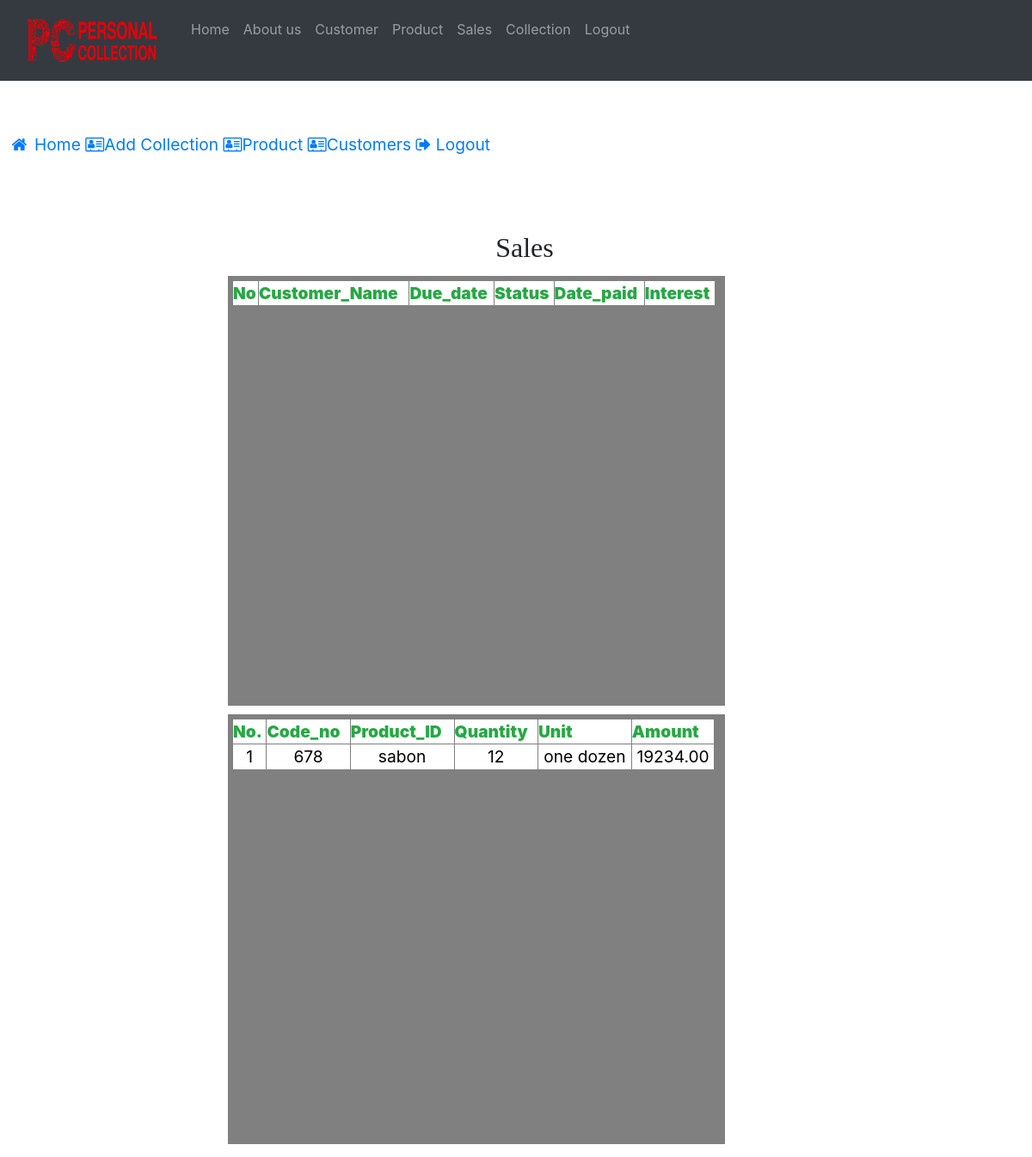
Before: /sales.php (signed in) with the older database file.
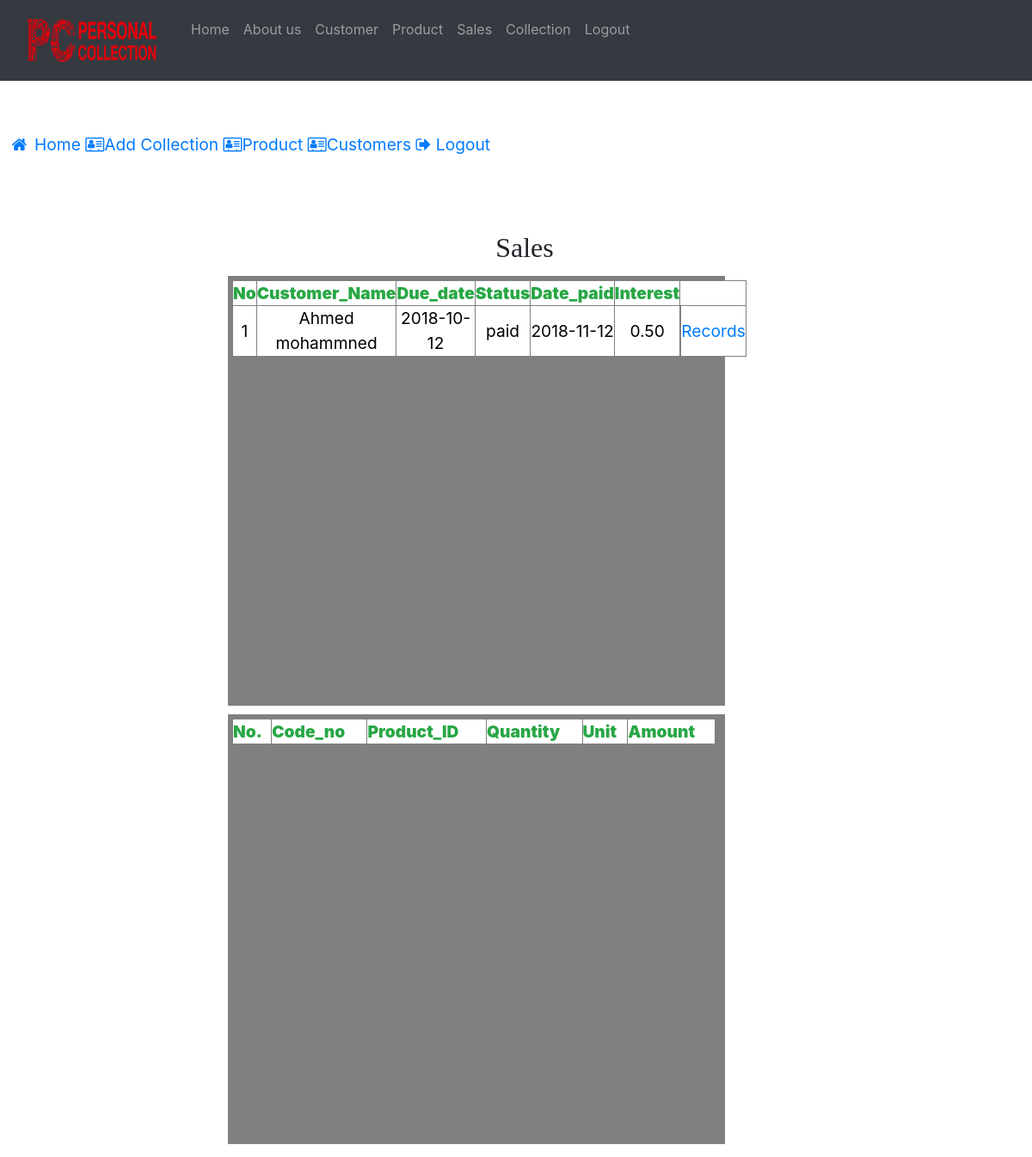
After: the same page with the newer database file.
### tables this page shows
CREATE TABLE `collection_items` (
  `Code_no` int(11) NOT NULL,
  `Product_ID` int(11) NOT NULL,
  `Quantity` int(11) NOT NULL,
  `Unit` varchar(100) NOT NULL,
  `Amount` decimal(10,2) NOT NULL
);

CREATE TABLE `product_table` (
  `Product_ID` int(11) NOT NULL,
  `Particular` varchar(100) NOT NULL,
  `Item_Quantity` int(11) NOT NULL,
  `Unit` varchar(100) NOT NULL,
  `Regular_Price` decimal(10,2) NOT NULL,
  `Discount` decimal(10,2) NOT NULL
);

CREATE TABLE `collection_table` (
  `Code_no` int(11) NOT NULL,
  `Customer_ID` int(50) NOT NULL,
  `Due_date` date NOT NULL,
  `Status` varchar(20) NOT NULL,
  `Date_paid` date NOT NULL,
  `Interest` decimal(10,2) NOT NULL
);

CREATE TABLE `customer_table` (
  `Customer_ID` int(11) NOT NULL,
  `Firstname` varchar(50) NOT NULL,
  `Lastname` varchar(50) NOT NULL,
  `Middlename` varchar(50) NOT NULL,
  `Extendedname` varchar(50) NOT NULL,
  `Phonenumber` varchar(50) NOT NULL,
  `Street` varchar(50) NOT NULL,
  `City` varchar(100) NOT NULL
);

### sales.php (the view, shortened to what this page needs)
<?php
require('db.php');
?>
<!DOCTYPE html>
<html>
<head>
<link rel="stylesheet" href="bootstrap/css/bootstrap.min.css">
<link rel="stylesheet" href="style.css" />
<link rel="stylesheet" href="https://cdnjs.cloudflare.com/ajax/libs/font-awesome/4.7.0/css/font-awesome.min.css">
</head>
<body background="photos/pexels-photo-304664.jpeg" alt="Responsive background-image" width="500" >
	<nav class="navbar fixed-top navbar-expand-lg navbar-dark bg-dark fixed-top">
      <div class="container-responsive">
        <div class="collapse navbar-collapse" id="navbarResponsive" >
          <ul class="navbar-nav ml-auto">
            <a class="navbar-brand" href="home.html">
			<img src="photos/PCLogo2017-20Feb16.png" style="float:left;" width="150" height="50" alt=""></a>
            <li class="nav-item ">
              <a class="nav-link " href="home.php" >
               Home
              </a>
            </li>
			<li class="nav-item ">
              <a class="nav-link " href="budgetlist.html" >
               About us
              </a>
            </li>
			<li class="nav-item ">
              <a class="nav-link " href="Viewcustomer.php" >
              Customer
              </a>
            </li>
			<li class="nav-item ">
              <a class="nav-link " href="viewproducts.php" >
               Product
              </a>
            </li>
			<li class="nav-item ">
              <a class="nav-link " href="sales.php" >
               Sales
              </a>
            </li>
			  <li class="nav-item ">
              <a class="nav-link " href="viewcollection.php" >
               Collection
              </a>
            </li><li class="nav-item ">
              <a class="nav-link " href="logout.php" >
               Logout
              </a>
            </li>
          </ul>
        </div>
    </nav><br/><br/>
		<div class="sidebar">
			<br><br><br>
		   <a class="mt-5" href="index.php"><i class="fa fa-fw fa-home"></i> Home</a>
			<a href="addcollection.php"><i class="fa fa-address-card-o"></i>Add Collection </a>
			<a href="viewproducts.php"><i class="fa fa-address-card-o"></i>Product </a>
			<a href="addcustomer.php"><i class="fa fa-address-card-o"></i>Customers </a>
		   <a href="logout.php"><i class="fa fa-sign-out"></i> Logout</a>
		</div>
		<br><br><br>
		<center><h2><font face="Britannic Bold">Sales</font></h2></center>
		<div class="row">
		<div class="column" style="background-color:#808080; margin-left:270px;">
			<table width="99%" border="1" style="border-collapse:collapse; background-color:white;">
				<thead>
				<tr class=" text-success">
					<th><strong>No</strong></th>
					<th><strong>Customer_Name</strong></th>
					<th><strong>Due_date</strong></th>
					<th><strong>Status</strong></th>
					<th><strong>Date_paid</strong></th>
					<th><strong>Interest</strong></th>
				</tr>
				</thead>
				<tbody>
				<?php
		$count=1;
		$sel_query="SELECT * FROM collection_table, customer_table WHERE collection_table.Customer_ID =customer_table.Customer_ID";
		$result = mysqli_query($con,$sel_query);
		while($row = mysqli_fetch_assoc($result)) { ?>
		<tr><td align="center"><?php echo $count; ?></td>
			<td align="center"><?php echo $row["Firstname"]; echo " ";echo $row["Lastname"]; ?></td>
			<td align="center"><?php echo $row["Due_date"]; ?></td>
			<td align="center"><?php echo $row["Status"]; ?></td>
			<td align="center"><?php echo $row["Date_paid"]; ?></td>
			<td align="center"><?php echo $row["Interest"]; ?></td>
			<td align="center">
			<td align="center">
			<a href="record.php?id=<?php echo $row["Code_no"]; ?>">Records</a>
				</td>
							</tr>
		<?php $count++; } ?>
				</tbody>
				</table>
		</div>
		<div class="column" style="background-color:#808080; margin-left:270px;">
			<table width="99%" border="1" style="border-collapse:collapse; background-color:white;">
				<thead>
				<tr class=" text-success">
				<th><strong>No.</strong></th>
				<th><strong>Code_no</strong></th>
				<th><strong>Product_ID</strong></th>
				<th><strong>Quantity</strong></th>
				<th><strong>Unit</strong></th>
				<th><strong>Amount</strong></th>
				</tr>
				</thead>
				<tbody>
				<?php
		$count=1;
		$sel_query="SELECT * FROM collection_items, product_table WHERE collection_items.Product_ID =product_table.Product_ID";
		$result = mysqli_query($con,$sel_query);
		while($row = mysqli_fetch_assoc($result)) { ?>
			<tr><td align="center"><?php echo $count; ?></td>
				<td align="center"><?php echo $row["Code_no"]; ?></td>
				<td align="center"><?php echo $row["Particular"]; ?></td>
				<td align="center"><?php echo $row["Quantity"]; ?></td>
				<td align="center"><?php echo $row["Unit"]; ?></td>
				<td align="center"><?php echo $row["Amount"]; ?></td>
					</tr>
			<?php $count++; } ?>
				</tbody>
				</table>
		</div>
</body>
</html>

### style.css (style rules this page uses)
* { margin: 0px; padding: 0px; }
body { font-size: 120%; height: 1000px; background-image: url(.png); background-position: center; background-repeat:no-repeat; background-size:100% 900px; }
table, .th { color:black; }
.navbar { overflow: hidden; background-color: #333; }
.navbar a { float: left; font-size: 16px; color: white; text-align: center; padding: 14px 16px; text-decoration: none; }

### sales.php (style rules this page uses)
body { margin:10px; padding:0px; width:100%; height:100%; }
.column { float: left; width: 47.00%; padding: 5px; height: 500px; margin: 5px; }
.row:after { content: ""; display: table; clear: both; }

Changed rows visible on the page:
removed collection_items: Code_no "678", product_table.Particular "sabon", Quantity "12", product_table.Unit "one dozen", Amount "19234.00"
added collection_table: Customer_ID.Firstname "Ahmed", Customer_ID.Lastname "mohammned", Due_date "2018-10-12", Status "paid", Date_paid "2018-11-12", Interest "0.50"
